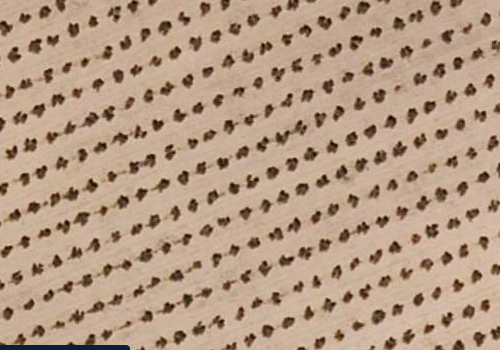
%> input picture Dataset/SIG_01.png, 500 x 350 px
$ octave --eval "Kmeans;"   (GNU Octave 9; MATLAB toolbox functions it lacks are replaced by stand-ins)
%> lines starting %> are read from the running program, lines starting %| are printed output that depends on the picture; in (x1, y1, x2, y2) boxes, pixels count from 0 and x2, y2 are one past the last pixel; in counts of white or black regions, pixels touching at a corner belong together; the program's own positions count from 1
function  [] = Kmeans()

[ime_dat, put] = uigetfile('*.png' );          %odabir slike..odaberi izoštrenu sliku
%> the answer given: Dataset/SIG_01.png
img = (imread([put '\' ime_dat]));
%> img is the input picture: size 350x500x3 uint8; mean R, G, B 181.8, 155.1, 132.5
%%

L = imsegkmeans(img, 2);         %kmeans segmentacija
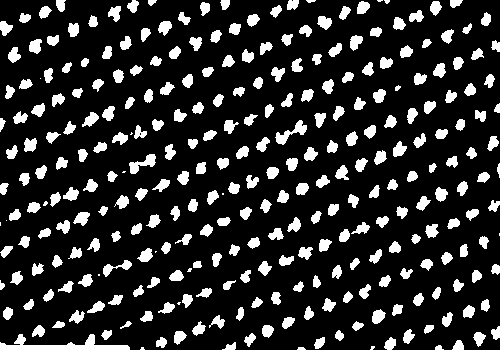
%> L: size 350x500 uint8; values 1 (black) and 2 (white), 16.9% white; 299 white regions (16 under 20 px), largest, box (x1, y1, x2, y2) and area: (0, 334, 130, 350) 841, (275, 120, 307, 145) 275, (129, 154, 156, 174) 240
B = labeloverlay(img, L);
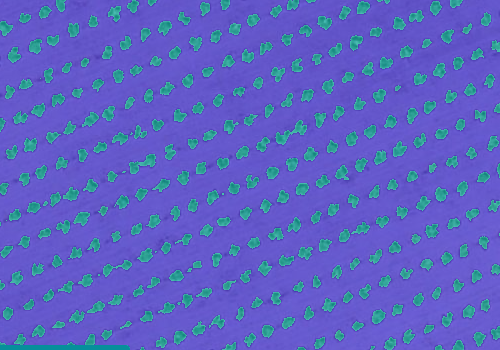
%> B: size 350x500x3 uint8; mean R, G, B 91.2, 99.3, 194

figure('Name','kMeans segmentacija','NumberTitle','off');
% subplot(1,2,1),imshow(img), title('originalna slika');
imshow(B), title('Segmentirana slika');

imwrite(B, 'KMEANS.png');

end

$ run again, on Dataset/SIG_03.png
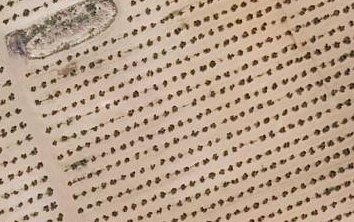
%> input picture Dataset/SIG_03.png, 354 x 222 px
%> in Kmeans, img is the input picture: size 222x354x3 uint8; mean R, G, B 184.3, 160.6, 139.9
%> in Kmeans, `L = imsegkmeans(img, 2);`:
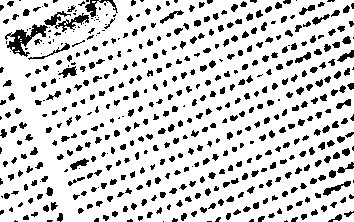
%> L: size 222x354 uint8; values 1 (black) and 2 (white), 82.4% white; 540 black regions (161 under 20 px), largest, box (x1, y1, x2, y2) and area: (5, 24, 48, 57) 493, (44, 11, 89, 32) 343, (85, 0, 118, 17) 176
%> in Kmeans, `B = labeloverlay(img, L);`:
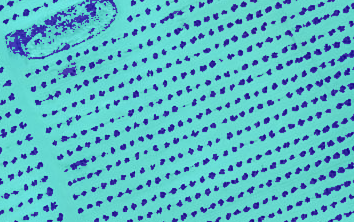
%> B: size 222x354x3 uint8; mean R, G, B 92.4, 185.6, 197.7
